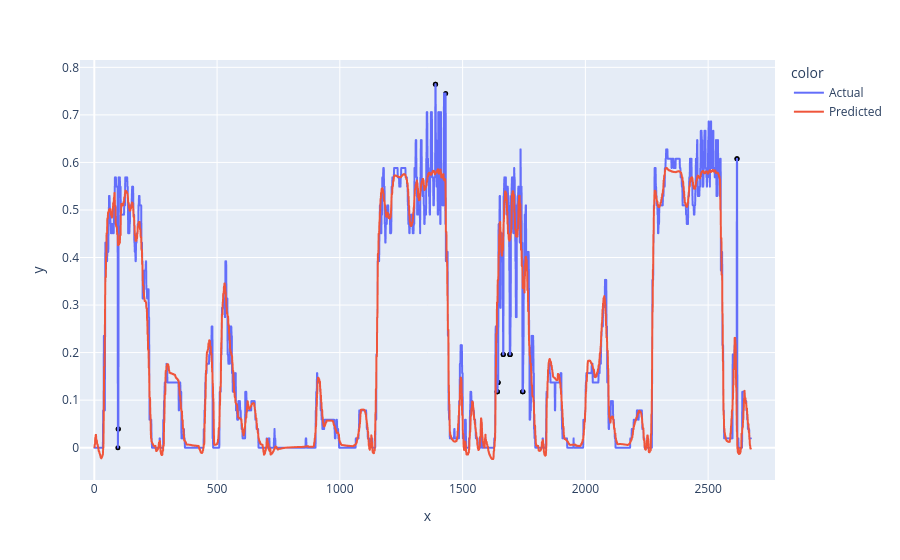

Notebook code for this chart:
### Code cell
graph_for_dilation(X_test, 0.3, 2, mean, std, 2)

### Figure 1 — Plotly figure (JSON) as saved in the notebook; plotly's stock layout.template omitted (floating-point values rounded to 4 significant figures; data arrays with more than 128 entries replaced by an {"elided": "..."} marker saying what was removed)
{"data": [{"hovertemplate": "color=Actual<br>x=%{x}<br>y=%{y}<extra></extra>", "legendgroup": "Actual", "line": {"color": "#636efa", "dash": "solid"}, "marker": {"symbol": "circle"}, "mode": "lines", "name": "Actual", "showlegend": true, "type": "scattergl", "x": {"elided": "2675 int values"}, "xaxis": "x", "y": {"elided": "2675 float values"}, "yaxis": "y"}, {"hovertemplate": "color=Predicted<br>x=%{x}<br>y=%{y}<extra></extra>", "legendgroup": "Predicted", "line": {"color": "#EF553B", "dash": "solid"}, "marker": {"symbol": "circle"}, "mode": "lines", "name": "Predicted", "showlegend": true, "type": "scattergl", "x": {"elided": "2675 int values"}, "xaxis": "x", "y": {"elided": "2675 float values"}, "yaxis": "y"}, {"hovertemplate": "x=%{x}<br>y=%{y}<extra></extra>", "legendgroup": "", "marker": {"color": "black", "size": 5, "symbol": "circle"}, "mode": "markers", "name": "", "orientation": "v", "showlegend": false, "type": "scatter", "x": [96, 97, 98, 1389, 1390, 1431, 1640, 1641, 1642, 1643, 1644, 1645, 1665, 1666, 1692, 1693, 1694, 1744, 1745, 1746, 2617, 2618], "xaxis": "x", "y": [0, 0.03922, 0.03922, 0.7647, 0.7647, 0.7451, 0.1176, 0.1176, 0.1176, 0.1373, 0.1373, 0.1373, 0.1961, 0.1961, 0.1961, 0.1961, 0.1961, 0.1176, 0.1176, 0.1176, 0.6078, 0.6078], "yaxis": "y"}], "layout": {"legend": {"title": {"text": "color"}, "tracegroupgap": 0}, "margin": {"t": 60}, "xaxis": {"anchor": "y", "domain": [0, 1], "title": {"text": "x"}}, "yaxis": {"anchor": "x", "domain": [0, 1], "title": {"text": "y"}}}}
